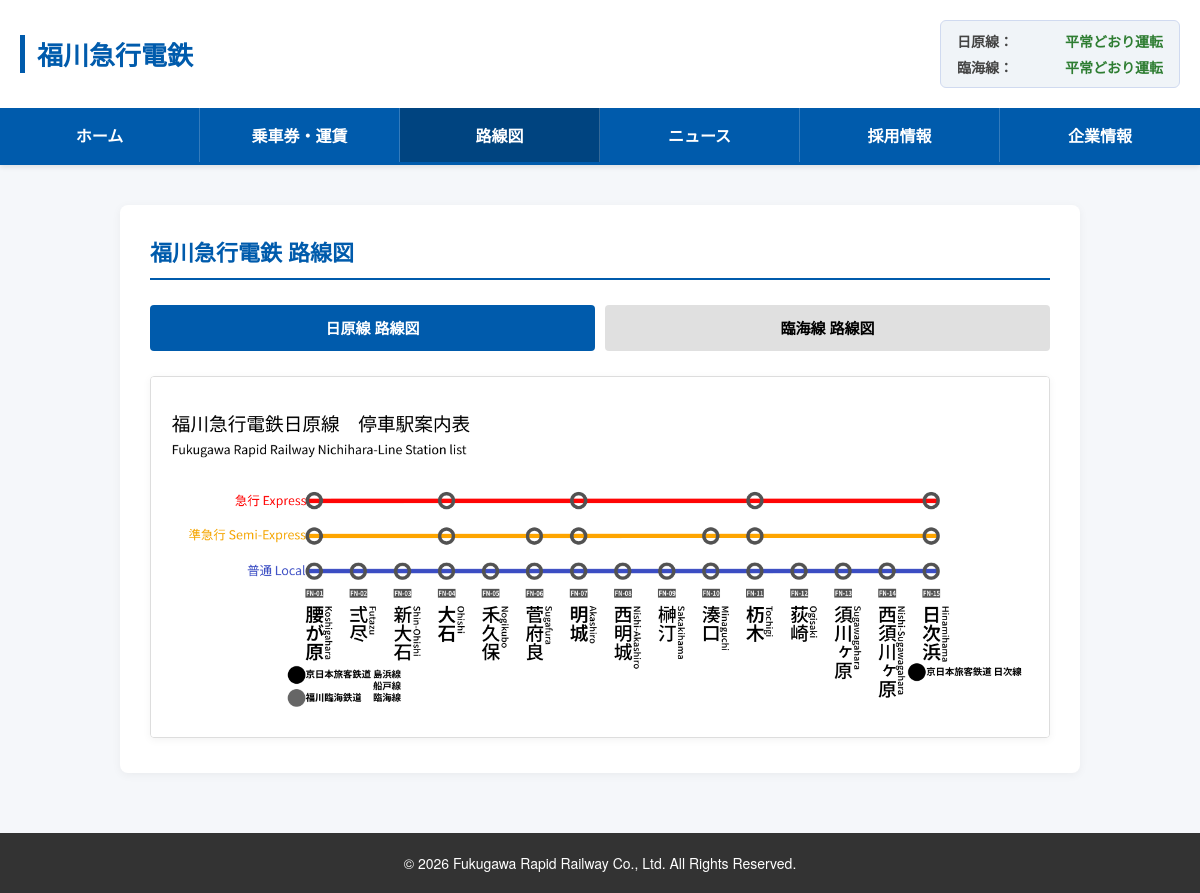
/route_map.php, run on an earlier commit of the app's database.
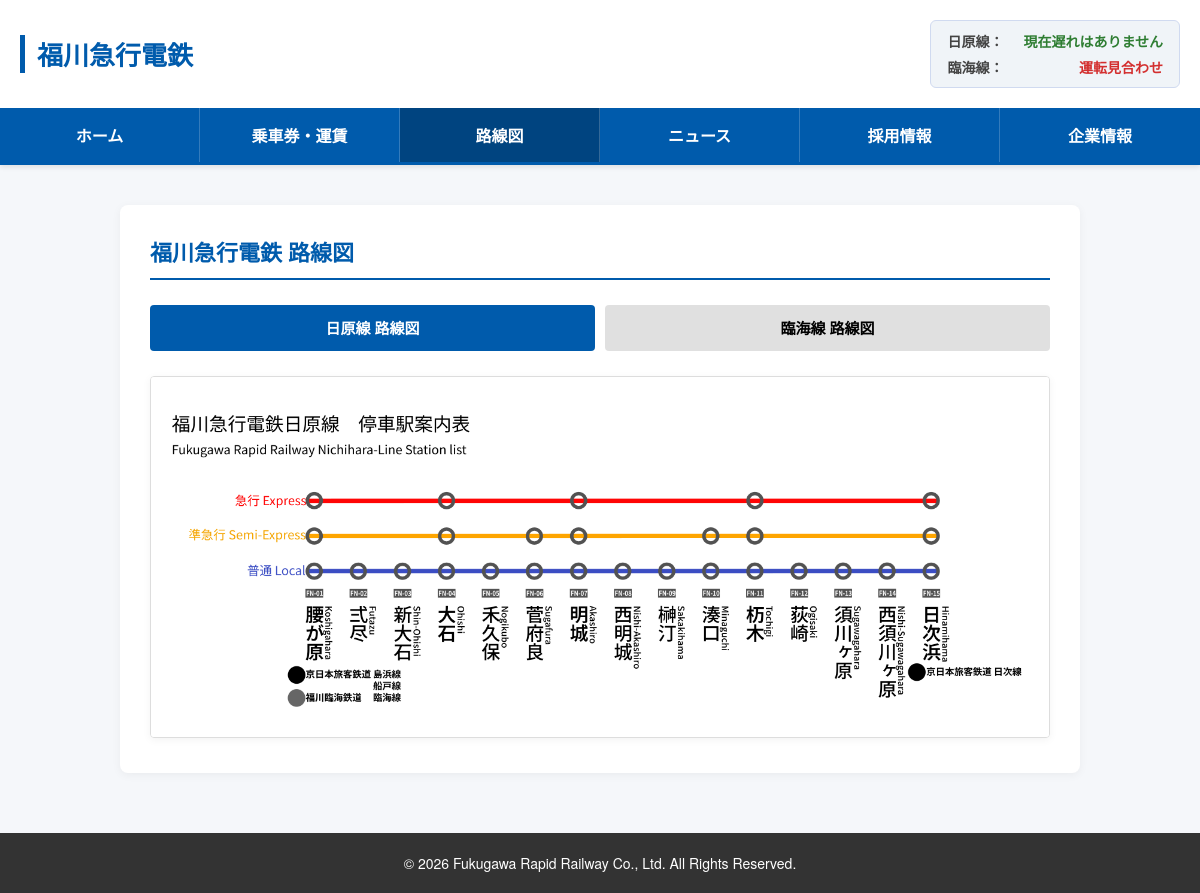
And on a later commit of the database.
### tables this page shows
CREATE TABLE `train_status` (
  `line_key` varchar(50) NOT NULL,
  `line_name` varchar(50) NOT NULL,
  `status_val` varchar(20) NOT NULL,
  `status_text` varchar(50) NOT NULL,
  PRIMARY KEY (`line_key`)
);

### public/route_map.php (the view, shortened to what this page needs)
<?php
$host     = '127.0.0.1;port=10011';
$dbname   = 'local';
$username = 'root';
$password = 'root';
try {
    $pdo = new PDO("mysql:host=$host;dbname=$dbname;charset=utf8mb4", $username, $password, [
        PDO::ATTR_ERRMODE => PDO::ERRMODE_EXCEPTION,
        PDO::ATTR_DEFAULT_FETCH_MODE => PDO::FETCH_ASSOC,
    ]);
} catch (PDOException $e) {
    die("データベース接続失敗: " . $e->getMessage());
}
$status_rows = $pdo->query("SELECT * FROM train_status")->fetchAll();
$status = [];
foreach ($status_rows as $row) {
    $status[$row['line_key']] = $row;
}
?>
<!DOCTYPE html>
<html lang="ja">
<head>
</head>
<body>
    <header>
        <div class="header-top">
            <a href="index.php" class="logo-text">福川急行電鉄</a>
            <div class="header-right">
                <div class="status-container">
                    <div class="status-row">
                        <span class="status-line-name">日原線：</span>
                        <span class="status-text <?php echo $status['hibara']['status_val']; ?>"><?php echo $status['hibara']['status_text']; ?></span>
                    </div>
                    <div class="status-row">
                        <span class="status-line-name">臨海線：</span>
                        <span class="status-text <?php echo $status['rinkai']['status_val']; ?>"><?php echo $status['rinkai']['status_text']; ?></span>
                    </div>
                </div>
            </div>
        </div>
        <nav>
            <ul>
                <li><a href="index.php">ホーム</a></li>
                <li><a href="fare.php">乗車券・運賃</a></li>
                <li><a href="route_map.php" class="active">路線図</a></li>
                <li><a href="news_list.php">ニュース</a></li>
                <li><a href="recruit.php">採用情報</a></li>
                <li><a href="company.php">企業情報</a></li>
            </ul>
        </nav>
    </header>
    <main>
        <div class="map-box">
            <h2>福川急行電鉄 路線図</h2>
            <div class="line-selector">
                <button type="button" id="tab_hibara" class="line-tab active-hibara" onclick="switchMap('hibara')">日原線 路線図</button>
                <button type="button" id="tab_rinkai" class="line-tab" onclick="switchMap('rinkai')">臨海線 路線図</button>
            </div>
            <div id="map_hibara" class="map-content show">
                <img src="route_map_nichihara.png" alt="日原線 路線図" class="route-map-img">
            </div>
        </div>
    </main>
    <footer>
        <p>&copy; 2026 Fukugawa Rapid Railway Co., Ltd. All Rights Reserved.</p>
    </footer>
</body>
</html>

What changed in the data, as far as the page shows it:
changed train_status: status_text "平常どおり運転" → "現在遅れはありません"
changed train_status: status_val "normal" → "stop" (drawn); status_text "平常どおり運転" → "運転見合わせ"
